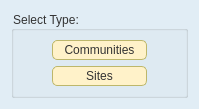
<ui version="4.0" >
 <class>SelectMpaTypeDialog</class>
 <widget class="QWidget" name="SelectMpaTypeDialog" >
  <property name="geometry" >
   <rect>
    <x>0</x>
    <y>0</y>
    <width>199</width>
    <height>105</height>
   </rect>
  </property>
  <property name="windowTitle" >
   <string/>
  </property>
  <property name="styleSheet" >
   <string notr="true" >.QWidget {
   background-color: #E1EDF5;
}

/*Non-main window popup widgets
QWidget {
     background-color: #f0f0f5;
}
*/


	
QWidget {
    font-family: arial;
    color: #333333;	
}


QHeaderView::section {
    padding-left: 2px;
    padding-right: 4px;
    background-color: #FFF7DB;
    border-width: 1px;
    border-color: darkkhaki;
    border-style: solid;
}

QHeaderView::section:hover {
   background-color: #FFDF94;
}

/* Increase the padding, so the text is shifted when the button is
   pressed. */
QHeaderView::section:pressed {
    padding-left: 4px;
    padding-top: 4px;
    background-color: #E6A84C;
}

QMainWindow {
    background-color: gainsboro;
    background-position: top right;
    background-repeat: no-repeat
}


/* Nice Windows-XP-style password character. */
QLineEdit[echoMode="2"] {
    lineedit-password-character: 9679;
}

/* We provide a min-width and min-height for push buttons
   so that they look elegant regardless of the width of the text. */
QPushButton {
    background-color: #FFF2C9;
    border-width: 1px;
    border-color: darkkhaki;
    border-style: solid;
    border-radius: 5;
    padding: 2px;
    padding-left: 4px;
    padding-right: 4px;
    min-width: 9ex;
    min-height: 2.5ex;
}

QPushButton:hover {
   background-color: #FFDF94;
}

/* Increase the padding, so the text is shifted when the button is
   pressed. */
QPushButton:pressed {
    padding-left: 4px;
    padding-top: 4px;
    background-color: #E6A84C;
}

QLabel, QAbstractButton {
    font: normal;
}

/* Mark mandatory fields with a brownish color. */
.mandatory {
    color: brown;
}

/* Bold text on status bar looks awful. */
QStatusBar QLabel {
   font: normal;
}

QStatusBar::item {
    border-width: 1;
    border-color: darkkhaki;
    border-style: solid;
    border-radius: 2;
}

QComboBox, QLineEdit, QSpinBox, QTextEdit, QListView {
    background-color: #fafbfc;
    selection-color: #0a214c;
    selection-background-color: #FFF2C9;
}

/* We reserve 1 pixel space in padding. When we get the focus,
   we kill the padding and enlarge the border. This makes the items
   glow. */
QLineEdit {
    border-width: 1px;
    padding: 1px;
    border-style: solid;
    border-color: #5f66a1;
    border-radius: 4px;
}

/* As mentioned above, eliminate the padding and increase the border. */
QLineEdit:focus, QFrame:focus {
    border-width: 2px;
    padding: 0px;
}

/* Nice to have the background color change when hovered. */
QRadioButton:hover, QCheckBox:hover {
    background-color: #FFDF94;
}

/* Force the dialog's buttons to follow the Windows guidelines. */
QDialogButtonBox {
    button-layout: 0;
}

QToolTip {
    padding: 5px;
    border-radius: 3px;
    opacity: 200;
}
</string>
  </property>
  <layout class="QHBoxLayout" >
   <item>
    <widget class="QGroupBox" name="groupBox" >
     <property name="font" >
      <font>
       <family>arial</family>
      </font>
     </property>
     <property name="title" >
      <string>Select Type:</string>
     </property>
     <layout class="QVBoxLayout" >
      <item>
       <layout class="QHBoxLayout" >
        <item>
         <spacer>
          <property name="orientation" >
           <enum>Qt::Horizontal</enum>
          </property>
          <property name="sizeHint" stdset="0" >
           <size>
            <width>40</width>
            <height>20</height>
           </size>
          </property>
         </spacer>
        </item>
        <item>
         <layout class="QVBoxLayout" >
          <item>
           <widget class="QPushButton" name="communities_type_button" >
            <property name="minimumSize" >
             <size>
              <width>95</width>
              <height>20</height>
             </size>
            </property>
            <property name="font" >
             <font>
              <family>arial</family>
              <weight>50</weight>
              <italic>false</italic>
              <bold>false</bold>
             </font>
            </property>
            <property name="text" >
             <string>Communities</string>
            </property>
           </widget>
          </item>
          <item>
           <widget class="QPushButton" name="sites_type_button" >
            <property name="minimumSize" >
             <size>
              <width>95</width>
              <height>20</height>
             </size>
            </property>
            <property name="font" >
             <font>
              <family>arial</family>
              <weight>50</weight>
              <italic>false</italic>
              <bold>false</bold>
             </font>
            </property>
            <property name="text" >
             <string>Sites</string>
            </property>
           </widget>
          </item>
         </layout>
        </item>
        <item>
         <spacer>
          <property name="orientation" >
           <enum>Qt::Horizontal</enum>
          </property>
          <property name="sizeHint" stdset="0" >
           <size>
            <width>40</width>
            <height>20</height>
           </size>
          </property>
         </spacer>
        </item>
       </layout>
      </item>
     </layout>
    </widget>
   </item>
  </layout>
 </widget>
 <resources/>
 <connections/>
</ui>
